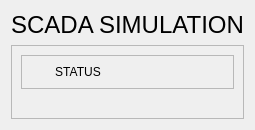
         <widget class="QWidget" name="page">
          <layout class="QGridLayout" name="gridLayout_3">
           <item row="0" column="0">
            <widget class="QLabel" name="label_4">
             <property name="maximumSize">
              <size>
               <width>16777215</width>
               <height>50</height>
              </size>
             </property>
             <property name="font">
              <font>
               <pointsize>18</pointsize>
              </font>
             </property>
             <property name="text">
              <string>SCADA SIMULATION</string>
             </property>
             <property name="alignment">
              <set>Qt::AlignCenter</set>
             </property>
            </widget>
           </item>
           <item row="1" column="0">
            <widget class="QFrame" name="frame_23">
             <property name="frameShape">
              <enum>QFrame::StyledPanel</enum>
             </property>
             <property name="frameShadow">
              <enum>QFrame::Raised</enum>
             </property>
             <layout class="QVBoxLayout" name="verticalLayout_17">
              <item>
               <widget class="QFrame" name="frame_22">
                <property name="maximumSize">
                 <size>
                  <width>16777215</width>
                  <height>50</height>
                 </size>
                </property>
                <property name="frameShape">
                 <enum>QFrame::StyledPanel</enum>
                </property>
                <property name="frameShadow">
                 <enum>QFrame::Raised</enum>
                </property>
                <layout class="QHBoxLayout" name="horizontalLayout_9">
                 <item>
                  <widget class="QLabel" name="label_56">
                   <property name="text">
                    <string>STATUS</string>
                   </property>
                   <property name="alignment">
                    <set>Qt::AlignCenter</set>
                   </property>
                  </widget>
                 </item>
                 <item>
                  <widget class="QLabel" name="label_57">
                   <property name="text">
                    <string/>
                   </property>
                   <property name="alignment">
                    <set>Qt::AlignCenter</set>
                   </property>
                  </widget>
                 </item>
                </layout>
               </widget>
              </item>
              <item>
               <widget class="QLabel" name="label_55">
                <property name="text">
                 <string/>
                </property>
                <property name="pixmap">
                 <pixmap resource="resource.qrc">:/images/images/fullscada4.png</pixmap>
                </property>
                <property name="scaledContents">
                 <bool>true</bool>
                </property>
                <property name="alignment">
                 <set>Qt::AlignCenter</set>
                </property>
               </widget>
              </item>
             </layout>
            </widget>
           </item>
          </layout>
         </widget>
